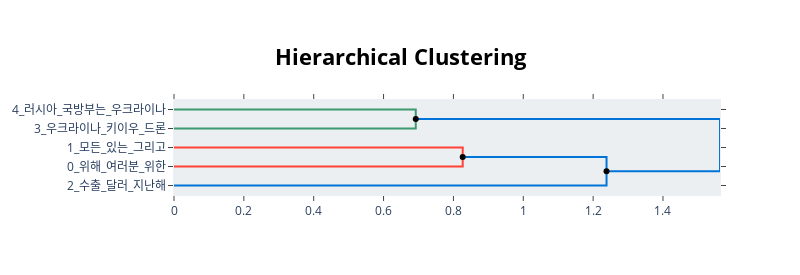

The cell this chart's notebook holds for it:
### Code cell
topic_model.visualize_hierarchy(hierarchical_topics=hierarchical_topics, width=800)

### Figure 1 — Plotly figure (JSON) as saved in the notebook; plotly's stock layout.template omitted (floating-point values rounded to 4 significant figures)
{"data": [{"hoverinfo": "text", "marker": {"color": "rgb(61,153,112)"}, "mode": "lines", "text": ["러시아_국방부는_우크라이나_러시아군_하이마스", "", "", "우크라이나_키이우_드론_미사일_러시아"], "type": "scatter", "x": [0, 0.6922, 0.6922, 0], "xaxis": "x", "y": [-5, -5, -15, -15], "yaxis": "y"}, {"hoverinfo": "text", "marker": {"color": "rgb(255,65,54)"}, "mode": "lines", "text": ["모든_있는_그리고_내가_우리", "", "", "위해_여러분_위한_우리_통해"], "type": "scatter", "x": [0, 0.8266, 0.8266, 0], "xaxis": "x", "y": [-25, -25, -35, -35], "yaxis": "y"}, {"hoverinfo": "text", "marker": {"color": "rgb(0,116,217)"}, "mode": "lines", "text": ["위해_우리_여러분_있는_위한", "", "", "수출_달러_지난해_수출은_대비"], "type": "scatter", "x": [0.8266, 1.238, 1.238, 0], "xaxis": "x", "y": [-30, -30, -45, -45], "yaxis": "y"}, {"hoverinfo": "text", "marker": {"color": "rgb(0,116,217)"}, "mode": "lines", "text": ["우크라이나_러시아_미사일_키이우_드론", "", "", "위해_우리_있는_여러분_위한"], "type": "scatter", "x": [0.6922, 1.563, 1.563, 1.238], "xaxis": "x", "y": [-10, -10, -37.5, -37.5], "yaxis": "y"}, {"hoverinfo": "text", "hovertext": ["위해_우리_여러분_있는_위한", "우크라이나_러시아_미사일_키이우_드론"], "marker": {"color": "black"}, "mode": "markers", "showlegend": false, "type": "scatter", "x": [0.8266, 0.6922], "y": [-30, -10]}, {"hoverinfo": "text", "hovertext": ["위해_우리_있는_여러분_위한"], "marker": {"color": "black"}, "mode": "markers", "showlegend": false, "type": "scatter", "x": [1.238], "y": [-37.5]}], "layout": {"autosize": false, "height": 275, "hoverlabel": {"bgcolor": "white", "font": {"family": "Rockwell", "size": 16}}, "hovermode": "closest", "plot_bgcolor": "#ECEFF1", "showlegend": false, "title": {"font": {"color": "Black", "size": 22}, "text": "<b>Hierarchical Clustering", "x": 0.5, "xanchor": "center", "yanchor": "top"}, "width": 800, "xaxis": {"mirror": "allticks", "rangemode": "tozero", "showgrid": false, "showline": true, "showticklabels": true, "ticks": "outside", "type": "linear", "zeroline": false}, "yaxis": {"mirror": "allticks", "range": [-50, 0], "rangemode": "tozero", "showgrid": false, "showline": true, "showticklabels": true, "tickmode": "array", "ticks": "outside", "ticktext": ["4_러시아_국방부는_우크라이나", "3_우크라이나_키이우_드론", "1_모든_있는_그리고", "0_위해_여러분_위한", "2_수출_달러_지난해"], "tickvals": [-5, -15, -25, -35, -45], "type": "linear", "zeroline": false}}}
